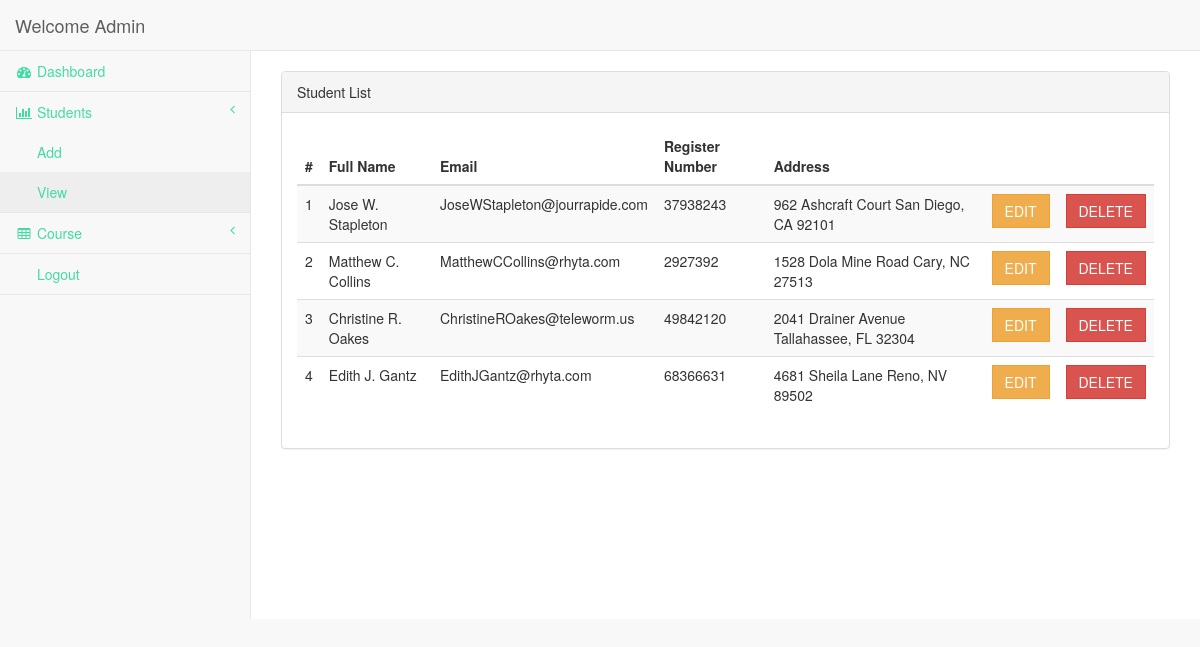
The app's page /view_student.php (signed in) with its own data.
### tables this page shows
CREATE TABLE `users` (
  `id` int(11) NOT NULL AUTO_INCREMENT,
  `email` varchar(50) NOT NULL,
  `password` varchar(400) NOT NULL,
  `fullname` varchar(100) NOT NULL,
  `address` varchar(300) NOT NULL,
  `type` varchar(20) NOT NULL,
  `reg_no` varchar(20) NOT NULL,
  `phone_number` varchar(20) NOT NULL,
  PRIMARY KEY (`id`)
);

### common-functions.php (called while the page is built, shortened)
<?php
function get_all_students(){
	global $con;
	$sql = "select * from users where type='student'";
	$result = $con->query($sql);
	if ($result->num_rows > 0) {
	    $i=0;
	    while($row = $result->fetch_assoc()) {
	    	$i++;
	    	$users[$i]['id'] = $row["id"];
	    	$users[$i]['fullname'] = $row["fullname"];
	    	$users[$i]['email'] = $row["email"];
	    	$users[$i]['reg_no'] = $row["reg_no"];
	    	$users[$i]['address'] = $row["address"];
	    }
	} else {
	    return 'No students found';
	}
	return $users;
}

### view_student.php (the view, shortened to what this page needs)
<?php
include_once 'header.php';
include_once 'admin_menu.php';
?>
   <div id="page-wrapper">
<br>
            <div class="row">
                <div class="col-lg-12">
                    <div class="panel panel-default">
                        <div class="panel-heading">
                            Student List
                        </div>
                        <div class="panel-body">
                            <div class="table-responsive">
                                <table class="table table-striped">
                                <?php
                                    $students = get_all_students();
                                ?>
                                    <thead>
                                        <tr>
                                            <th>#</th>
                                            <th>Full Name</th>
                                            <th>Email</th>
                                            <th>Register Number</th>
                                            <th>Address</th>
                                            <th></th>
                                            <th></th>
                                        </tr>
                                    </thead>
                                    <tbody>
                                    <?php
                                        $count =0;
                                        foreach ($students as $student ) {
                                            $count++;
                                            echo "<tr>";
                                            echo "<td>".$count."</td>";
                                            foreach ($student as $key => $value ) {
                                                if ($key == 'id') {
                                                    continue;
                                                }
                                                echo "<td>".$value."</td>";
                                            }
                                            echo "<td><a href='edit_student.php?id=".$student['id']."'><button type='button' class='btn btn-warning'>Edit</button></a></td>";
                                            echo "<td><a href='delete_student.php?id=".$student['id']."'><button type='button' class='btn btn-danger'>Delete</button></a></td>";
                                            echo "</tr>";
                                        }
                                    ?>
                                    </tbody>
                                </table>
                            </div>
                    </div>
                </div>
            </div>
        </div>
    </div>
<?php
include_once 'footer.php';
?>

### records on screen
users: fullname "Jose W. Stapleton", email "JoseWStapleton@jourrapide.com", reg_no "37938243", address "962 Ashcraft Court San Diego, CA 92101"
users: fullname "Matthew C. Collins", email "MatthewCCollins@rhyta.com", reg_no "2927392", address "1528 Dola Mine Road Cary, NC 27513"
users: fullname "Christine R. Oakes", email "ChristineROakes@teleworm.us", reg_no "49842120", address "2041 Drainer Avenue Tallahassee, FL 32304"
users: fullname "Edith J. Gantz", email "EdithJGantz@rhyta.com", reg_no "68366631", address "4681 Sheila Lane Reno, NV 89502"
